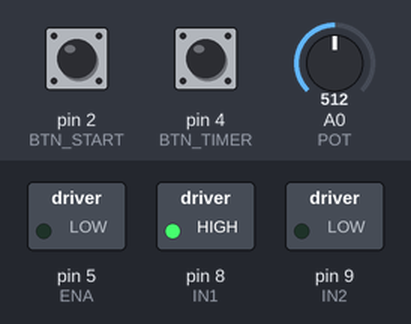
Simulated run of this sketch. Board: Arduino Uno, built with avr-gcc and run on an emulated ATmega328P. Shown: switched loads named in the sketch (green lamp = pin HIGH). The inputs (shaded band) are chosen by the test bench; at power-on: pin 2 (BTN_START) HIGH, A0 (POT) = 512, pin 4 (BTN_TIMER) HIGH.

Above: at 1.2 s.
1.3 s: pin 2 (BTN_START) pulled LOW for 1 s
At 2.5 s:
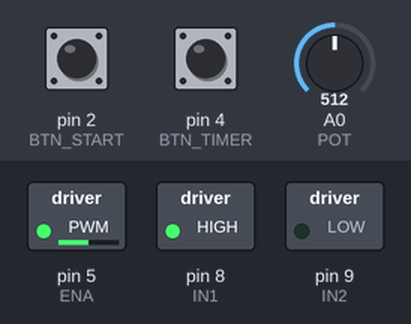
3.8 s: A0 (POT) set to 716
At 4.9 s:
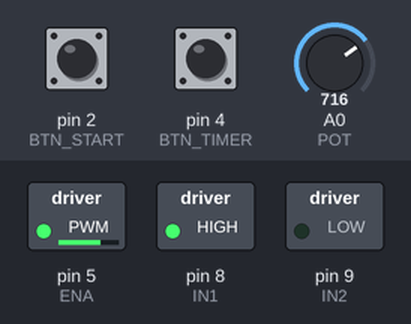
5.3 s: A0 (POT) set to 900
At 5.9 s:
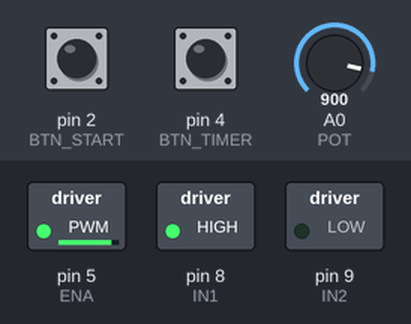
6.8 s: A0 (POT) set to 122
At 7.2 s:
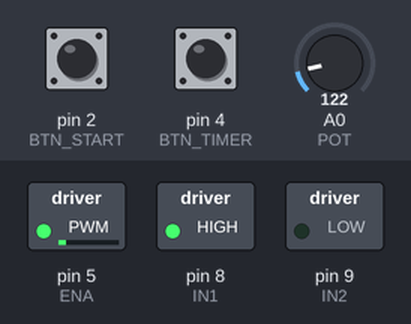
8.3 s: A0 (POT) set to 0
At 9.4 s:
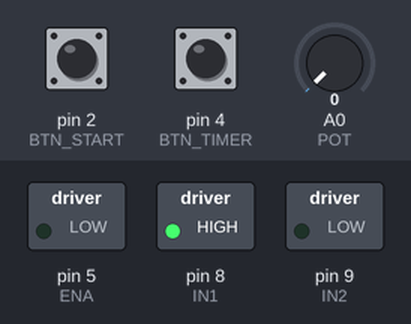
9.8 s: A0 (POT) set to 3
11.3 s: A0 (POT) set to 6
At 11.8 s:
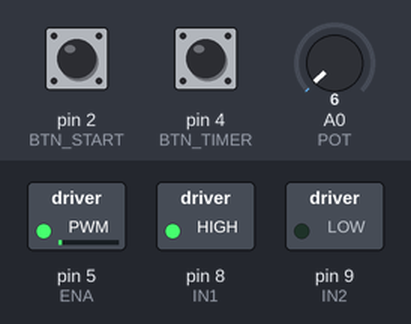
Timing chart, 0 to 13.8 s (numbered marks = the images above; inputs shaded):
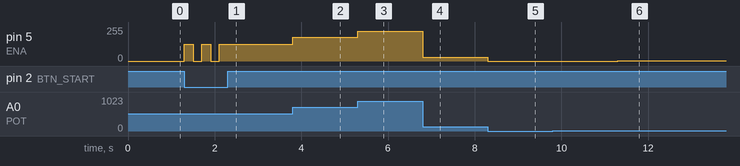

The sketch:

Arduino_Controlled_Dual_V8_Engine_Demostrator.ino
```cpp
// LEGO V8 control: throttle (pot), Start/Stop button, Timed Run (10s)
// Driver: L298N  | ENA=D5 (PWM), IN1=D8, IN2=D9

const int ENA = 5;      // PWM speed to L298N ENA
const int IN1 = 8;      // L298N IN1
const int IN2 = 9;      // L298N IN2

const int POT = A0;     // throttle input (potentiometer)
const int BTN_START = 2; // Start/Stop toggle button -> GND
const int BTN_TIMER = 4; // Timed Run (10s) button -> GND

// Debounce
const unsigned long DB_MS = 200;

// State
bool running = false;
unsigned long lastStartPress = 0, lastTimerPress = 0;

// Timer
bool timerActive = false;
unsigned long timerStart = 0;
const unsigned long TIMER_LEN_MS = 10000;  // 10 seconds

void setup() {
  pinMode(ENA, OUTPUT);
  pinMode(IN1, OUTPUT);
  pinMode(IN2, OUTPUT);

  // Forward direction
  digitalWrite(IN1, HIGH);
  digitalWrite(IN2, LOW);

  pinMode(BTN_START, INPUT_PULLUP); // buttons to GND
  pinMode(BTN_TIMER, INPUT_PULLUP);

  // Optional: uncomment for serial debug
  // Serial.begin(9600);
}

void loop() {
  unsigned long now = millis();

  // --- Start/Stop toggle ---
  if (digitalRead(BTN_START) == LOW && now - lastStartPress > DB_MS) {
    running = !running;
    if (!running) timerActive = false;  // cancel timer when stopping
    lastStartPress = now;
  }

  // --- Timed Run (10s) ---
  if (digitalRead(BTN_TIMER) == LOW && now - lastTimerPress > DB_MS) {
    timerActive = true;
    timerStart = now;
    running = true;  // ensure motor starts
    lastTimerPress = now;
  }
  if (timerActive && now - timerStart >= TIMER_LEN_MS) {
    running = false;
    timerActive = false;
  }

  // --- Throttle from potentiometer ---
  int pwm = 0;
  if (running) {
    int pot = analogRead(POT);        // 0..1023
    pwm = map(pot, 0, 1023, 0, 255);  // 0..255 speed
  }

  analogWrite(ENA, pwm);

  // Optional debug
  // Serial.print("Run: "); Serial.print(running);
  // Serial.print("  Timer: "); Serial.print(timerActive);
  // Serial.print("  PWM: "); Serial.println(pwm);

  delay(5);
}
```

Measured:
- after the input at 1.3 s, pin 5 (ENA): alternates 127/255 for 0.20 s and 0/255 for 0.20 s, 5 changes in all, then stays 127/255, starting at once
- after the input at 3.8 s, pin 5 (ENA): 127/255 → 178/255 at once
- after the input at 5.3 s, pin 5 (ENA): 178/255 → 224/255 at once
- after the input at 6.8 s, pin 5 (ENA): 224/255 → 30/255 at once
- after the input at 8.3 s, pin 5 (ENA): 30/255 → 0/255 at once
- after the input at 9.8 s, every drawn part: stays the same
- after the input at 11.3 s, pin 5 (ENA): 0/255 → 1/255 at once
